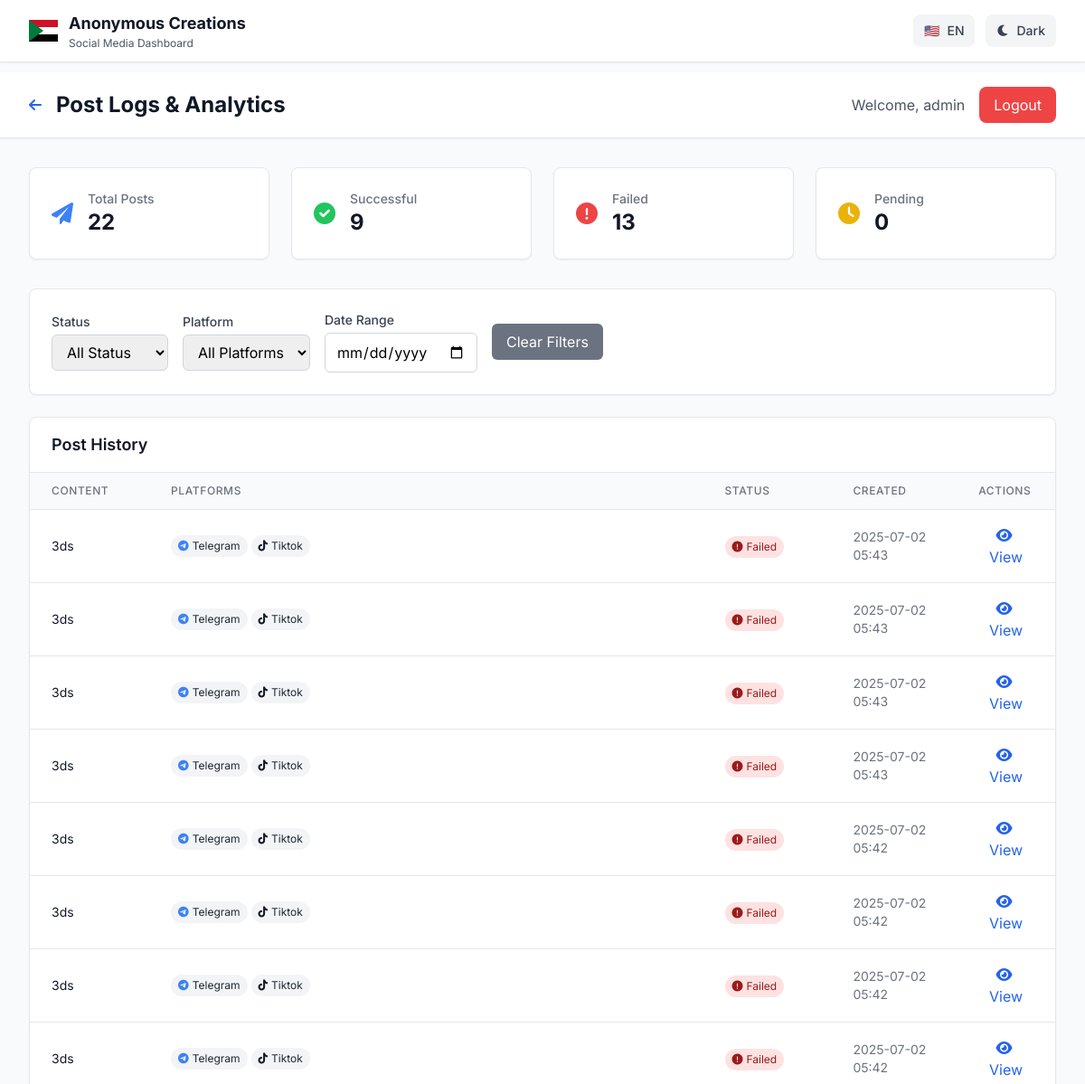
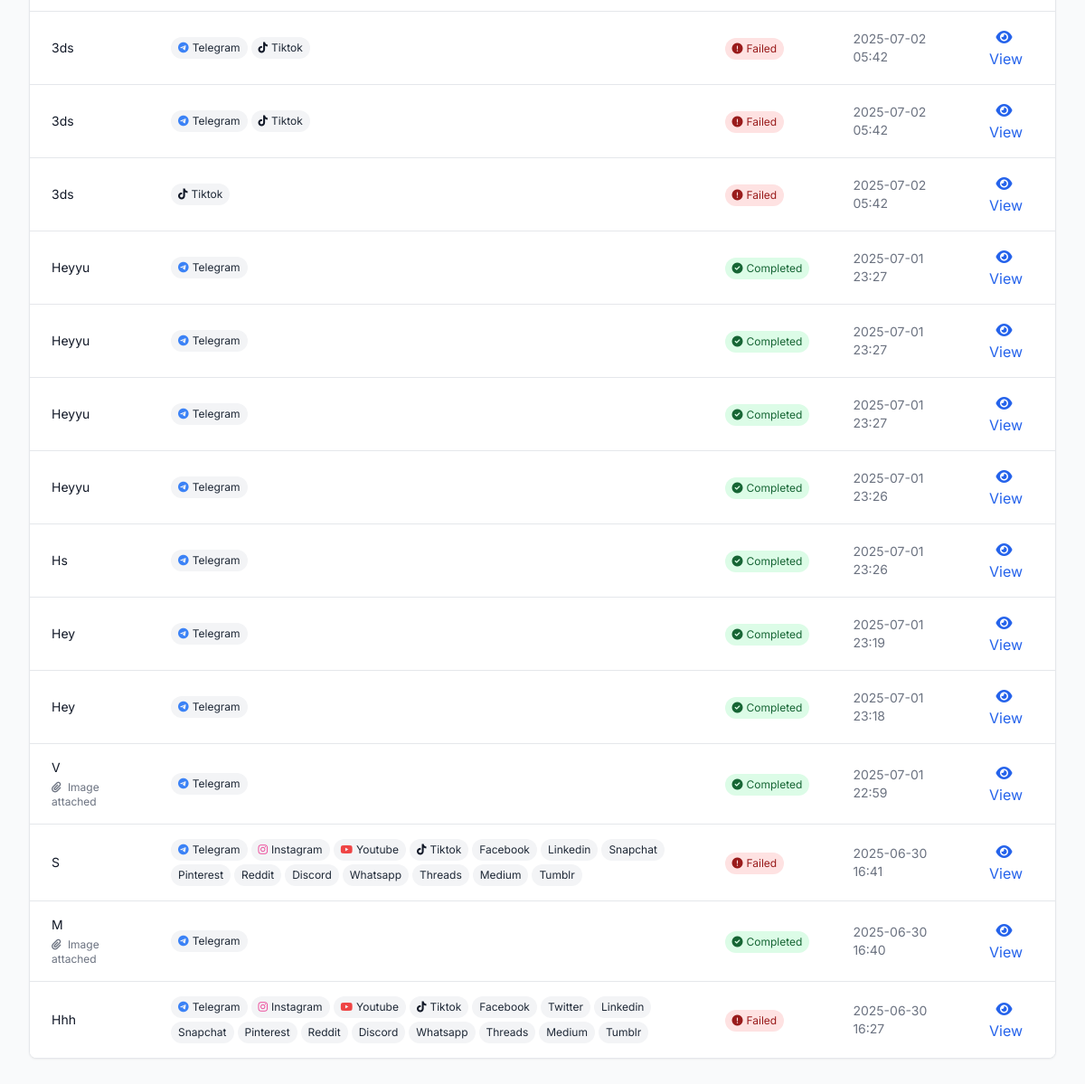
Screenshot of /logs (signed in) with the database file from the repository (2 pictures, top to bottom).
### models.py (models this page shows)
class User(Base):
    __tablename__ = "users"
    id = Column(Integer, primary_key=True, index=True)
    username = Column(String(50), unique=True, index=True, nullable=False)
    hashed_password = Column(String(255), nullable=False)
    is_active = Column(Boolean, default=True)
    created_at = Column(DateTime, default=datetime.utcnow)
    posts = relationship("PostLog", back_populates="user")

class PostLog(Base):
    __tablename__ = "post_logs"
    id = Column(Integer, primary_key=True, index=True)
    content = Column(Text, nullable=False)
    platforms = Column(String(255), nullable=False)  # Comma-separated
    file_path = Column(String(255), nullable=True)
    file_type = Column(String(20), nullable=True)  # image, video
    scheduled_for = Column(DateTime, nullable=True)
    status = Column(String(20), default="pending")  # pending, completed, failed
    results = Column(Text, nullable=True)  # JSON string of results
    created_at = Column(DateTime, default=datetime.utcnow)
    completed_at = Column(DateTime, nullable=True)
    user_id = Column(Integer, ForeignKey("users.id"), nullable=False)
    views = Column(Integer, default=0)
    likes = Column(Integer, default=0)
    shares = Column(Integer, default=0)
    comments = Column(Integer, default=0)
    clicks = Column(Integer, default=0)
    engagement_rate = Column(Float, default=0.0)
    reach = Column(Integer, default=0)
    impressions = Column(Integer, default=0)
    seo_keywords = Column(Text, nullable=True)  # Comma-separated keywords
    seo_title = Column(String(255), nullable=True)
    seo_description = Column(Text, nullable=True)
    hashtags = Column(Text, nullable=True)  # Comma-separated hashtags
    seo_score = Column(Float, default=0.0)
    readability_score = Column(Float, default=0.0)
    user = relationship("User", back_populates="posts")

### main.py (the view)
@app.get("/logs", response_class=HTMLResponse)
async def logs_page(
    request: Request,
    user: User = Depends(require_auth),
    db: Session = Depends(get_db)
):
    try:
        logs = []
        try:
            logs = db.query(PostLog).filter(PostLog.user_id == user.id).order_by(PostLog.created_at.desc()).all()
        except Exception as db_error:
            print(f"Database error in logs: {db_error}")
            logs = []
        return templates.TemplateResponse(
            "logs.html",
            {
                "request": request,
                "user": user,
                "logs": logs
            }
        )
    except Exception as e:
        print(f"Logs page error: {e}")
        import traceback
        traceback.print_exc()
        return templates.TemplateResponse(
            "logs.html",
            {
                "request": request,
                "user": user,
                "logs": [],
                "error": "Unable to load logs"
            }
        )

### templates/logs.html (shortened to what this page needs)
{% extends "base.html" %}
{% block content %}
<div class="min-h-screen bg-gray-50 dark:bg-gray-900">
    <header class="bg-white dark:bg-gray-800 shadow-sm border-b border-gray-200 dark:border-gray-700">
        <div class="max-w-7xl mx-auto px-4 sm:px-6 lg:px-8">
            <div class="flex justify-between items-center py-4">
                <div class="flex items-center">
                    <a href="/dashboard" class="text-primary-600 hover:text-primary-700 mr-4">
                        <i class="fas fa-arrow-left"></i>
                    </a>
                    <h1 class="text-2xl font-bold text-gray-900 dark:text-white">
                        Post Logs & Analytics
                    </h1>
                </div>
                <div class="flex items-center space-x-4">
                    <span class="text-gray-600 dark:text-gray-400">
                        Welcome, {{ user.username }}
                    </span>
                    <a href="/logout" class="bg-red-500 hover:bg-red-600 text-white px-4 py-2 rounded-lg transition-colors duration-300">
                        Logout
                    </a>
                </div>
            </div>
        </div>
    </header>
    <div class="max-w-7xl mx-auto px-4 sm:px-6 lg:px-8 py-8">
        <div class="stats-grid grid grid-cols-2 md:grid-cols-4 gap-4 md:gap-6 mb-6 md:mb-8">
            <div class="bg-white dark:bg-gray-800 rounded-lg p-4 md:p-6 shadow-sm border border-gray-200 dark:border-gray-700">
                <div class="flex items-center">
                    <div class="flex-shrink-0">
                        <i class="fas fa-paper-plane text-blue-500 text-xl md:text-2xl"></i>
                    </div>
                    <div class="ml-3 md:ml-4">
                        <p class="text-xs md:text-sm font-medium text-gray-500 dark:text-gray-400">Total Posts</p>
                        <p class="text-lg md:text-2xl font-bold text-gray-900 dark:text-white">{{ logs|length }}</p>
                    </div>
                </div>
            </div>
            <div class="bg-white dark:bg-gray-800 rounded-lg p-6 shadow-sm border border-gray-200 dark:border-gray-700">
                <div class="flex items-center">
                    <div class="flex-shrink-0">
                        <i class="fas fa-check-circle text-green-500 text-2xl"></i>
                    </div>
                    <div class="ml-4">
                        <p class="text-sm font-medium text-gray-500 dark:text-gray-400">Successful</p>
                        <p class="text-2xl font-bold text-gray-900 dark:text-white">
                            {{ logs|selectattr('status', 'equalto', 'completed')|list|length }}
                        </p>
                    </div>
                </div>
            </div>
            <div class="bg-white dark:bg-gray-800 rounded-lg p-6 shadow-sm border border-gray-200 dark:border-gray-700">
                <div class="flex items-center">
                    <div class="flex-shrink-0">
                        <i class="fas fa-exclamation-circle text-red-500 text-2xl"></i>
                    </div>
                    <div class="ml-4">
                        <p class="text-sm font-medium text-gray-500 dark:text-gray-400">Failed</p>
                        <p class="text-2xl font-bold text-gray-900 dark:text-white">
                            {{ logs|selectattr('status', 'equalto', 'failed')|list|length }}
                        </p>
                    </div>
                </div>
            </div>
            <div class="bg-white dark:bg-gray-800 rounded-lg p-6 shadow-sm border border-gray-200 dark:border-gray-700">
                <div class="flex items-center">
                    <div class="flex-shrink-0">
                        <i class="fas fa-clock text-yellow-500 text-2xl"></i>
                    </div>
                    <div class="ml-4">
                        <p class="text-sm font-medium text-gray-500 dark:text-gray-400">Pending</p>
                        <p class="text-2xl font-bold text-gray-900 dark:text-white">
                            {{ logs|selectattr('status', 'equalto', 'pending')|list|length }}
                        </p>
                    </div>
                </div>
            </div>
        </div>
        <div class="bg-white dark:bg-gray-800 rounded-lg p-6 shadow-sm border border-gray-200 dark:border-gray-700 mb-6">
            <div class="flex flex-wrap gap-4 items-center">
                <div>
                    <label class="block text-sm font-medium text-gray-700 dark:text-gray-300 mb-1">Status</label>
                    <select id="statusFilter" class="px-3 py-2 border border-gray-300 dark:border-gray-600 rounded-md dark:bg-gray-700 dark:text-white">
                        <option value="">All Status</option>
                    </select>
                </div>
                <div>
                    <label class="block text-sm font-medium text-gray-700 dark:text-gray-300 mb-1">Platform</label>
                    <select id="platformFilter" class="px-3 py-2 border border-gray-300 dark:border-gray-600 rounded-md dark:bg-gray-700 dark:text-white">
                        <option value="">All Platforms</option>
                    </select>
                </div>
                <div>
                    <label class="block text-sm font-medium text-gray-700 dark:text-gray-300 mb-1">Date Range</label>
                    <input type="date" id="dateFilter" class="px-3 py-2 border border-gray-300 dark:border-gray-600 rounded-md dark:bg-gray-700 dark:text-white">
                </div>
                <div class="flex items-end">
                    <button onclick="clearFilters()" class="px-4 py-2 bg-gray-500 hover:bg-gray-600 text-white rounded-md transition-colors duration-300">
                        Clear Filters
                    </button>
                </div>
            </div>
        </div>
        <div class="bg-white dark:bg-gray-800 rounded-lg shadow-sm border border-gray-200 dark:border-gray-700 overflow-hidden">
            <div class="px-6 py-4 border-b border-gray-200 dark:border-gray-700">
                <h3 class="text-lg font-semibold text-gray-900 dark:text-white">Post History</h3>
            </div>
            <div class="overflow-x-auto">
                <table class="min-w-full divide-y divide-gray-200 dark:divide-gray-700">
                    <thead class="bg-gray-50 dark:bg-gray-900">
                        <tr>
                            <th class="px-6 py-3 text-left text-xs font-medium text-gray-500 dark:text-gray-400 uppercase tracking-wider">
                                Content
                            </th>
                            <th class="px-6 py-3 text-left text-xs font-medium text-gray-500 dark:text-gray-400 uppercase tracking-wider">
                                Platforms
                            </th>
                            <th class="px-6 py-3 text-left text-xs font-medium text-gray-500 dark:text-gray-400 uppercase tracking-wider">
                                Status
                            </th>
                            <th class="px-6 py-3 text-left text-xs font-medium text-gray-500 dark:text-gray-400 uppercase tracking-wider">
                                Created
                            </th>
                            <th class="px-6 py-3 text-left text-xs font-medium text-gray-500 dark:text-gray-400 uppercase tracking-wider">
                                Actions
                            </th>
                        </tr>
                    </thead>
                    <tbody class="bg-white dark:bg-gray-800 divide-y divide-gray-200 dark:divide-gray-700" id="logsTable">
                        {% for log in logs %}
                        <tr class="log-row" data-status="{{ log.status }}" data-platforms="{{ log.platforms }}" data-date="{{ log.created_at.strftime('%Y-%m-%d') }}">
                            <td class="px-6 py-4">
                                <div class="max-w-xs">
                                    <p class="text-sm text-gray-900 dark:text-white line-clamp-2">
                                        {{ log.content[:100] }}{% if log.content|length > 100 %}...{% endif %}
                                    </p>
                                    {% if log.file_path %}
                                    <p class="text-xs text-gray-500 dark:text-gray-400 mt-1">
                                        <i class="fas fa-paperclip mr-1"></i>
                                        {{ log.file_type|title }} attached
                                    </p>
                                    {% endif %}
                                </div>
                            </td>
                            <td class="px-6 py-4">
                                <div class="flex flex-wrap gap-1">
                                    {% for platform in log.platforms.split(',') %}
                                    <span class="inline-flex items-center px-2 py-1 rounded-full text-xs bg-gray-100 dark:bg-gray-700 text-gray-800 dark:text-gray-200">
                                        {% if platform == 'telegram' %}
                                            <i class="fab fa-telegram text-blue-500 mr-1"></i>
                                        {% elif platform == 'instagram' %}
                                            <i class="fab fa-instagram text-pink-500 mr-1"></i>
                                        {% elif platform == 'youtube' %}
                                            <i class="fab fa-youtube text-red-500 mr-1"></i>
                                        {% elif platform == 'tiktok' %}
                                            <i class="fab fa-tiktok text-gray-900 dark:text-white mr-1"></i>
                                        {% endif %}
                                        {{ platform|title }}
                                    </span>
                                    {% endfor %}
                                </div>
                            </td>
                            <td class="px-6 py-4">
                                {% if log.status == 'completed' %}
                                <span class="inline-flex items-center px-2 py-1 rounded-full text-xs bg-green-100 dark:bg-green-900 text-green-800 dark:text-green-200">
                                    <i class="fas fa-check-circle mr-1"></i>
                                    Completed
                                </span>
                                {% elif log.status == 'failed' %}
                                <span class="inline-flex items-center px-2 py-1 rounded-full text-xs bg-red-100 dark:bg-red-900 text-red-800 dark:text-red-200">
                                    <i class="fas fa-exclamation-circle mr-1"></i>
                                    Failed
                                </span>
                                {% else %}
                                <span class="inline-flex items-center px-2 py-1 rounded-full text-xs bg-yellow-100 dark:bg-yellow-900 text-yellow-800 dark:text-yellow-200">
                                    <i class="fas fa-clock mr-1"></i>
                                    Pending
                                </span>
                                {% endif %}
                            </td>
                            <td class="px-6 py-4 text-sm text-gray-500 dark:text-gray-400">
                                {{ log.created_at.strftime('%Y-%m-%d %H:%M') }}
                            </td>
                            <td class="px-6 py-4">
                                <button onclick="viewDetails('{{ log.id }}')" class="text-blue-600 hover:text-blue-800 dark:text-blue-400 dark:hover:text-blue-300">
                                    <i class="fas fa-eye mr-1"></i>
                                    View
                                </button>
                            </td>
                        </tr>
                        {% endfor %}
                    </tbody>
                </table>
            </div>
        </div>
    </div>
</div>
{% endblock %}

### static/style.css (style rules this page uses)
.line-clamp-2 { display: -webkit-box; -webkit-line-clamp: 2; -webkit-box-orient: vertical; overflow: hidden; }
* { transition-property: color, background-color, border-color, text-decoration-color, fill, stroke, box-shadow, transform, filter, backdrop-filter; transition-timing-function: cubic-bezier(0.4, 0, 0.2, 1); transition-duration: 150ms; }
@media (min-width: 1025px) { .stats-grid { grid-template-columns: repeat(4, 1fr); } }

### templates/base.html (style rules this page uses)
.font-english { font-family: 'Inter', sans-serif; }

### rows the page displays
User: username "admin"
PostLog: content "3ds", platforms "telegram,tiktok" (drawn), platform "Telegram" "Tiktok", status "failed" (drawn), created_at "2025-07-02 05:43"
PostLog: content "3ds", platforms "telegram,tiktok" (drawn), platform "Telegram" "Tiktok", status "failed" (drawn), created_at "2025-07-02 05:43"
PostLog: content "3ds", platforms "telegram,tiktok" (drawn), platform "Telegram" "Tiktok", status "failed" (drawn), created_at "2025-07-02 05:43"
PostLog: content "3ds", platforms "telegram,tiktok" (drawn), platform "Telegram" "Tiktok", status "failed" (drawn), created_at "2025-07-02 05:43"
PostLog: content "3ds", platforms "telegram,tiktok" (drawn), platform "Telegram" "Tiktok", status "failed" (drawn), created_at "2025-07-02 05:42"
PostLog: content "3ds", platforms "telegram,tiktok" (drawn), platform "Telegram" "Tiktok", status "failed" (drawn), created_at "2025-07-02 05:42"
PostLog: content "3ds", platforms "telegram,tiktok" (drawn), platform "Telegram" "Tiktok", status "failed" (drawn), created_at "2025-07-02 05:42"
PostLog: content "3ds", platforms "telegram,tiktok" (drawn), platform "Telegram" "Tiktok", status "failed" (drawn), created_at "2025-07-02 05:42"
PostLog: content "3ds", platforms "telegram,tiktok" (drawn), platform "Telegram" "Tiktok", status "failed" (drawn), created_at "2025-07-02 05:42"
PostLog: content "3ds", platforms "telegram,tiktok" (drawn), platform "Telegram" "Tiktok", status "failed" (drawn), created_at "2025-07-02 05:42"
PostLog: content "3ds", platforms "Tiktok", status "failed" (drawn), created_at "2025-07-02 05:42"
PostLog: content "Heyyu", platforms "Telegram", status "completed" (drawn), created_at "2025-07-01 23:27"
PostLog: content "Heyyu", platforms "Telegram", status "completed" (drawn), created_at "2025-07-01 23:27"
PostLog: content "Heyyu", platforms "Telegram", status "completed" (drawn), created_at "2025-07-01 23:27"
PostLog: content "Heyyu", platforms "Telegram", status "completed" (drawn), created_at "2025-07-01 23:26"
PostLog: content "Hs", platforms "Telegram", status "completed" (drawn), created_at "2025-07-01 23:26"
PostLog: content "Hey", platforms "Telegram", status "completed" (drawn), created_at "2025-07-01 23:19"
PostLog: content "Hey", platforms "Telegram", status "completed" (drawn), created_at "2025-07-01 23:18"
PostLog: content "V", file_type "Image", platforms "Telegram", status "completed" (drawn), created_at "2025-07-01 22:59"
PostLog: content "S", platform "Telegram" "Instagram" "Youtube" "Tiktok" "Facebook" "Linkedin" "Snapchat" "Pinterest" "Reddit" "Discord" "Whatsapp" "Threads" "Medium" "Tumblr", status "failed" (drawn), created_at "2025-06-30 16:41"
PostLog: content "M", file_type "Image", platforms "Telegram", status "completed" (drawn), created_at "2025-06-30 16:40"
PostLog: content "Hhh", platform "Telegram" "Instagram" "Youtube" "Tiktok" "Facebook" "Twitter" "Linkedin" "Snapchat" "Pinterest" "Reddit" "Discord" "Whatsapp" "Threads" "Medium" "Tumblr", status "failed" (drawn), created_at "2025-06-30 16:27"

### other values shown
{{ logs|length }} "22"
{{ logs|selectattr('status', 'equalto', 'completed')|list|length }} "9"
{{ logs|selectattr('status', 'equalto', 'failed')|list|length }} "13"
{{ logs|selectattr('status', 'equalto', 'pending')|list|length }} "0"
